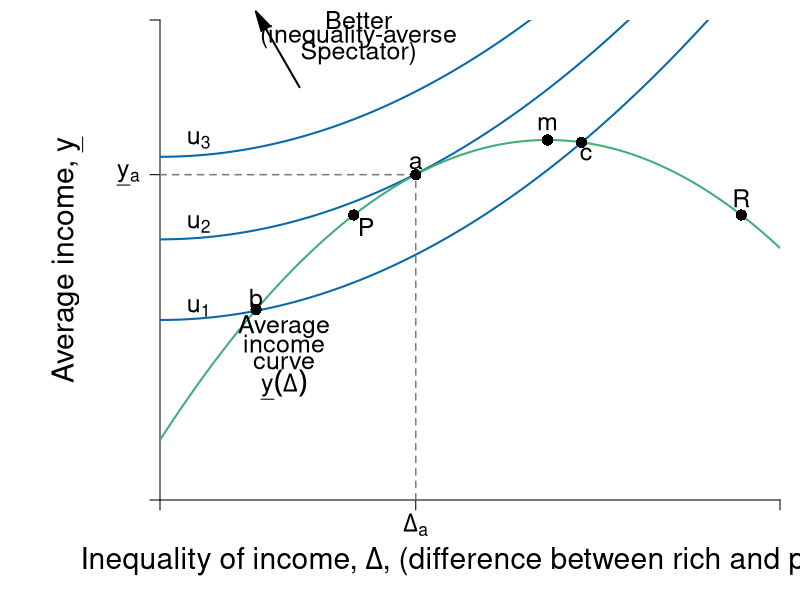

R code for this plot:
#Graph Designer: Simon Halliday
#Authors: Bowles and Halliday
#Title: Coordination, Conflict and Competition: A Text in Microeconomics

library(shape)
pdf(file = "risk/justice_inequality_averse.pdf", width = 10, height = 8)


#Set parameters for graphics
axislabelsize <- 1.8
labelsize <- 1.5
namesize <- 1.8
annotatesize <- 1.5
graphlinewidth <- 2
segmentlinewidth <- 1.5

COL <- c("#7fc97f", "#beaed4", "#fdc086", "#ffff99", "#386cb0", "#f0027f", "#bf5b17", "#666666")
COLA <- c("#e0f3db", "#99d8c9","#66c2a4","#41ae76", "#238b45", "#005824")
COLB <- c("#c6dbef", "#4eb3d3", "#2b8cbe", "#0868ac","#084081")
COLC <- c("#fcfbfd", "#efedf5", "#dadaeb", "#bcbddc", "#9e9ac8", "#807dba", "#6a51a3", "#54278f", "#3f007d")
grays <- gray.colors(25, start = 1, end = 0, alpha = 1)

#Edited the margins to cater for the larger LHS labels
par(mar =  c(5, 8, 1, 1))

#Indifference curves of a risk-averse homo economicus (2nd graph out of the two for 4.7)

indiffA <- function(x, uA = 2, slope = 1/10) {
  uA + slope*(x)^2
}

#Average wealth function 
a <- 0.25
b <- 1
c <- 0.2

avgwealth <- function(delta, a = 0.25, b = 1, c = 0.2){
  a + b*delta - c*delta^2
}



#Add limits on axes and levels of utility for each indifference curve
ylims <- c(0, 2)
xlims <- c(0, 4)

npts <- 501 
x <- seq(xlims[1], xlims[2], length.out = npts)
y <- seq(ylims[1], ylims[2], length.out = npts) 

plot(0, 0, xlim = xlims, ylim = ylims, type = "n",
     xlab = expression(paste("")),
     ylab = expression(paste("")), 
     xaxt = "n", 
     yaxt = "n", 
     cex.lab = axislabelsize, 
     bty = "n", 
     xaxs = "i", 
     yaxs = "i"
)

#x and y limits with plain axes without ticks/numbers to match previous graph

# ticksx <- c(xlims[1], (b - 0.5)/(2*c),  (b)/(2*c), (b + 0.5)/(2*c), xlims[2])
# xlabels <- c(NA, expression(paste(Delta^P)), expression(paste(Delta[m] )), expression(paste(Delta^R)), NA)
ticksx <- c(xlims[1], 1.65, xlims[2])
xlabels <- c(NA, expression(paste(Delta[a])), NA)


#ticksy <- seq(from = 0, to = ylims[2]+1, by = 4)
# ticksy <- c(ylims[1], avgwealth((b - 0.5)/(2*c)), avgwealth((b)/(2*c)), ylims[2])
# ylabels <- c(NA, expression(paste(underline(y)^P == underline(y)^R )), expression(paste(underline(y)[m])),  NA)
ticksy <- c(ylims[1], avgwealth(1.65), ylims[2])
ylabels <- c(NA, expression(paste(underline(y)[a])), NA)



axis(1,at = ticksx,  pos = 0, labels = xlabels, cex.axis = labelsize)
axis(2,at = ticksy,  pos = xlims[1], labels = ylabels, las = 1, cex.axis = labelsize)

npts <- 500 
xx1 <- seq(xlims[1], xlims[2], length.out = npts)
xx2 <- seq(0, xlims[2], length.out = npts)
xx3 <- seq(xlims[1], 0, length.out = npts)
xx4 <- seq(-11, 0, length.out = npts)

#Indifference curves
lines(xx1, indiffA(xx1, uA = 0.75), col = COLB[4], lwd = graphlinewidth)
lines(xx1, indiffA(xx1, uA = 1.086), col = COLB[4], lwd = graphlinewidth)
lines(xx1, indiffA(xx1, uA = 1.43), col = COLB[4], lwd = graphlinewidth)

#Feasible frontier
lines(xx1, avgwealth(xx1), col = COLA[4], lwd = graphlinewidth)


#Axis labels and draw linear utility function
mtext(expression(paste("Inequality of income, ", Delta, ", (difference between rich and poor)")), side = 1, line = 3, cex = axislabelsize)
text(-0.6, 0.5*ylims[2], expression(paste("Average income, ", underline(y))), xpd = TRUE, cex = axislabelsize, srt = 90) 


#Inequality-neutral indifference curves
# segments(0, avgwealth((b - 0.5)/(2*c)), xlims[2], avgwealth((b - 0.5)/(2*c)), lty = 1, col = COLB[4], lwd = graphlinewidth)
# segments(0, avgwealth((b)/(2*c)) , xlims[2], avgwealth((b)/(2*c)) , lty = 1, col = COLB[4], lwd = graphlinewidth)
# segments(0, avgwealth((b)/(2*c)) + 0.3, xlims[2], avgwealth((b)/(2*c)) + 0.3, lty = 1, col = COLB[4], lwd = graphlinewidth)

#Label various points on line
#segments(0, avgwealth(b/(2*c)), b/(2*c), avgwealth(b/(2*c)), lty = 2, col = grays[20], lwd = segmentlinewidth)
#segments(b/(2*c), 0, b/(2*c), avgwealth(b/(2*c)), lty = 2, col = grays[20], lwd = segmentlinewidth)
points(b/(2*c), avgwealth(delta = b/(2*c)), pch = 16, col = "black", cex = 1.5)
text(b/(2*c), avgwealth(delta = b/(2*c)) + 0.07, expression(paste(m)), cex = labelsize)


#segments(0, avgwealth(delta = (b + 0.5)/(2*c)), (b + 0.5)/(2*c), avgwealth(delta = (b + 0.5)/(2*c)), lty = 2, col = grays[20], lwd = segmentlinewidth)
#segments((b + 0.5)/(2*c), 0, (b + 0.5)/(2*c), avgwealth(delta = (b + 0.5)/(2*c)), lty = 2, col = grays[20], lwd = segmentlinewidth)
points((b + 0.5)/(2*c), avgwealth(delta = (b + 0.5)/(2*c)), pch = 16, col = "black", cex = 1.5)
text((b + 0.5)/(2*c), avgwealth(delta = (b + 0.5)/(2*c)) + 0.07, expression(paste(R)), cex = labelsize)

#segments(0, avgwealth((b - 0.5)/(2*c)), (b - 0.5)/(2*c), avgwealth((b - 0.5)/(2*c)), lty = 2, col = grays[20], lwd = segmentlinewidth)
#segments((b - 0.5)/(2*c), 0, (b - 0.5)/(2*c), avgwealth((b - 0.5)/(2*c)), lty = 2, col = grays[20], lwd = segmentlinewidth)
points( (b - 0.5)/(2*c), avgwealth(delta = (b - 0.5)/(2*c)), pch = 16, col = "black", cex = 1.5)
text((b - 0.5)/(2*c) + 0.08, avgwealth(delta = (b - 0.5)/(2*c)) - 0.05, expression(paste(P)), cex = labelsize)

segments(0, avgwealth(1.65), 1.65, avgwealth(1.65), lty = 2, col = grays[20], lwd = segmentlinewidth)
segments(1.65, 0, 1.65, avgwealth(1.65), lty = 2, col = grays[20], lwd = segmentlinewidth)
text(1.65, avgwealth(delta = 1.65) + 0.05, expression(paste(a)), cex = labelsize)
points( 1.65, avgwealth(delta = 1.65), pch = 16, col = "black", cex = 1.5)

text(0.62, avgwealth(delta = 0.62) + 0.05, expression(paste(b)), cex = labelsize)
points(0.62, avgwealth(delta = 0.62), pch = 16, col = "black", cex = 1.5)

text(2.7 + 0.05, avgwealth(delta = 2.7) - 0.05, expression(paste(c)), cex = labelsize)
points( 2.72, avgwealth(delta = 2.72), pch = 16, col = "black", cex = 1.5)


#label the three indifference curves

text(0.25, 0.8, expression(paste(u[1])), xpd = TRUE, cex = labelsize)
text(0.25, 1.15, expression(paste(u[2])),  xpd = TRUE, cex = labelsize)
text(0.25, 1.5, expression(paste(u[3])),  xpd = TRUE, cex = labelsize)

#Label average wealth curve and indifference curves generally

text(0.8, avgwealth(0.8)-0.2, expression(paste("Average")), xpd = TRUE, cex = labelsize)
text(0.8, avgwealth(0.8)-0.27, expression(paste("income")), xpd = TRUE, cex = labelsize)
text(0.8, avgwealth(0.8)-0.35, expression(paste("curve")), xpd = TRUE, cex = labelsize)
text(0.8, avgwealth(0.8)-0.44, expression(paste(underline(y)(Delta) )), xpd = TRUE, cex = labelsize)

Arrows(0.9, 1.72, 0.65, 2, col = "black", lty = 1, lwd = 2, arr.type = "triangle", xpd = TRUE)
text(1.28, 2, expression(paste("Better")), xpd = TRUE, cex = labelsize)
text(1.28, 1.93, expression(paste("(inequality-averse")), xpd = TRUE, cex = labelsize)
text(1.28, 1.86, expression(paste("Spectator)")), xpd = TRUE, cex = labelsize)

dev.off()
